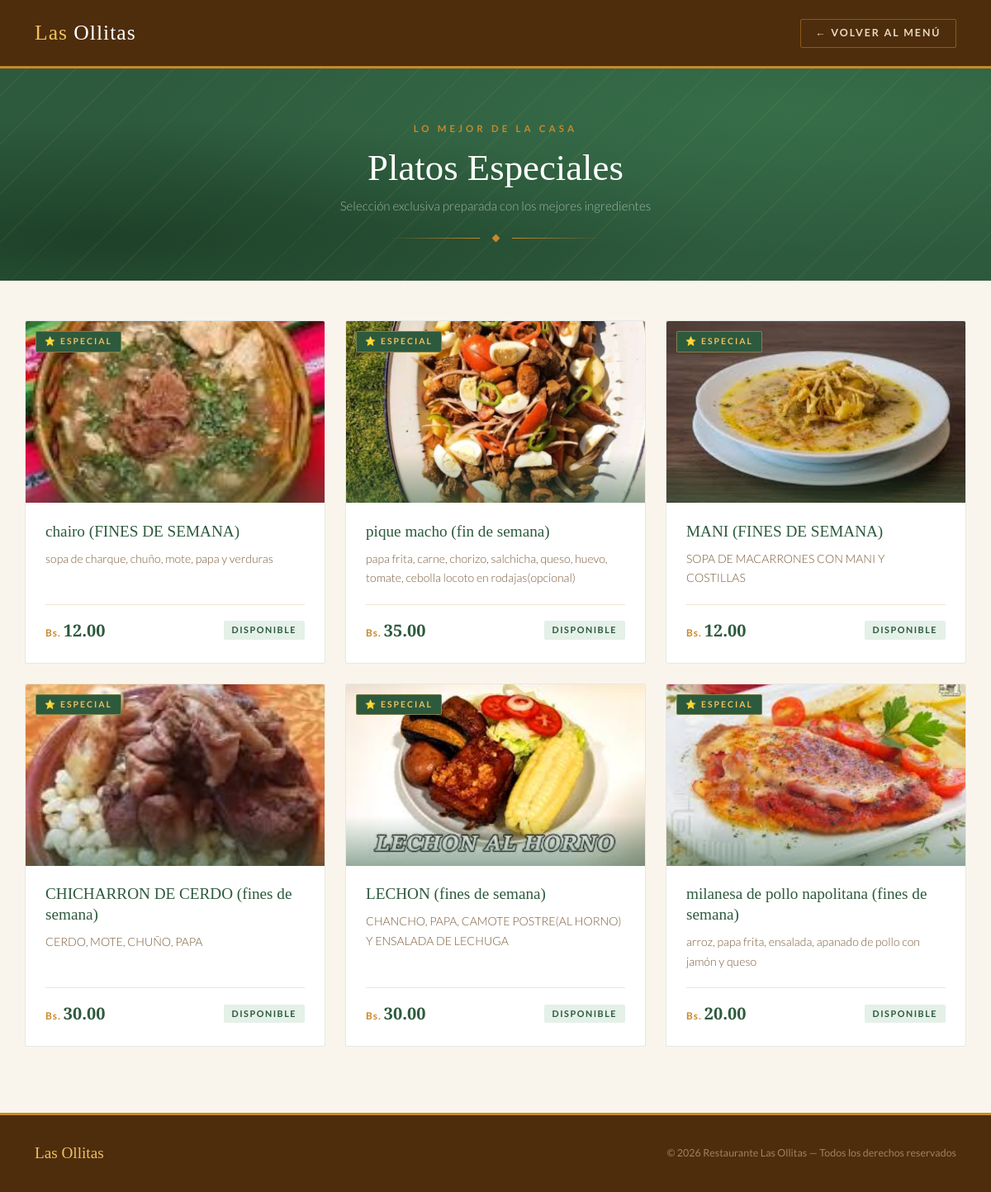
Screenshot of /public/especiales.php with the database file from the repository.
### tables this page shows
CREATE TABLE `platos` (
  `id` int(11) NOT NULL,
  `categoria_id` int(11) DEFAULT NULL,
  `nombre` varchar(100) DEFAULT NULL,
  `descripcion` text DEFAULT NULL,
  `precio` decimal(10,2) DEFAULT NULL,
  `imagen` varchar(255) DEFAULT NULL
);

### public/especiales.php (the view, shortened to what this page needs)
<?php
include("../config/conexion.php");
$sql = "SELECT * FROM platos
WHERE categoria_id = 5";
$resultado = $conn->query($sql);
?>
<!DOCTYPE html>
<html lang="es">
<head>
    <link href="https://cdn.jsdelivr.net/npm/bootstrap@5.3.3/dist/css/bootstrap.min.css" rel="stylesheet">
</head>
<body>
    <nav class="navbar">
        <div class="container d-flex justify-content-between align-items-center">
            <a class="navbar-brand" href="../index.php">
                Las <span>Ollitas</span>
            </a>
            <a href="menu.php" class="btn-volver">← Volver al Menú</a>
        </div>
    </nav>
    <div class="page-header">
        <p class="page-eyebrow">Lo mejor de la casa</p>
        <h1 class="page-title">Platos Especiales</h1>
        <p class="page-subtitle">Selección exclusiva preparada con los mejores ingredientes</p>
        <div class="page-divider">
            <div class="divider-line"></div>
            <div class="divider-diamond"></div>
            <div class="divider-line reverse"></div>
        </div>
    </div>
    <div class="container especiales-grid">
        <div class="row g-4">
            <?php while($fila = $resultado->fetch_assoc()){ ?>
            <div class="col-md-4">
                <div class="especial-card">
                    <span class="especial-star">⭐ Especial</span>
                    <div class="especial-img-wrapper">
                        <img
                            src="../uploads/<?php echo $fila['imagen']; ?>"
                            alt="<?php echo $fila['nombre']; ?>"
                        >
                        <div class="especial-img-overlay"></div>
                    </div>
                    <div class="especial-body">
                        <h3 class="especial-nombre"><?php echo $fila['nombre']; ?></h3>
                        <p class="especial-descripcion"><?php echo $fila['descripcion']; ?></p>
                        <div class="especial-footer">
                            <p class="especial-precio mb-0">
                                <span>Bs.</span><?php echo $fila['precio']; ?>
                            </p>
                            <span class="especial-badge">Disponible</span>
                        </div>
                    </div>
                </div>
            </div>
            <?php } ?>
        </div>
    </div>
    <footer>
        <div class="container d-flex flex-column flex-md-row justify-content-between align-items-center gap-3">
            <p class="footer-brand mb-0">Las Ollitas</p>
            <p class="footer-copy">© 2026 Restaurante Las Ollitas — Todos los derechos reservados</p>
        </div>
    </footer>
</body>
</html>

### rows the page displays
platos: imagen (picture), nombre "chairo (FINES DE SEMANA)", descripcion "sopa de charque, chuño, mote, papa y verduras", precio "12.00"
platos: imagen (picture), nombre "pique macho (fin de semana)", descripcion "papa frita, carne, chorizo, salchicha, queso, huevo, tomate, cebolla locoto en rodajas(opcional)", precio "35.00"
platos: imagen (picture), nombre "MANI (FINES DE SEMANA)", descripcion "SOPA DE MACARRONES CON MANI Y COSTILLAS", precio "12.00"
platos: imagen (picture), nombre "CHICHARRON DE CERDO (fines de semana)", descripcion "CERDO, MOTE, CHUÑO, PAPA", precio "30.00"
platos: imagen (picture), nombre "LECHON (fines de semana)", descripcion "CHANCHO, PAPA, CAMOTE POSTRE(AL HORNO) Y ENSALADA DE LECHUGA", precio "30.00"
platos: imagen (picture), nombre "milanesa de pollo napolitana (fines de semana)", descripcion "arroz, papa frita, ensalada, apanado de pollo con jamón y queso", precio "20.00"
